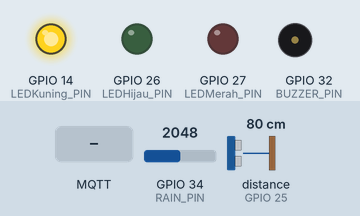
Bench run of a sketch on a simulated ESP32. Parts: output pins drawn as LEDs (lit = HIGH), buzzer (waves = sounding, pin HIGH). Wiring (inferred from the names in the program): ultrasonic range finder: trigger GPIO 33; echo GPIO 25. The test bench sets the inputs (shaded band); at power-on: distance to the obstacle (sensor on GPIO 25) 80 cm, GPIO 34 (RAIN_PIN) = 2048. The echo pulse lasts 58.3 µs per cm; WiFi joins after 1.5 s; servers stay silent unless stated; random numbers use the default seed unless the sketch sets one; no MQTT or app messages arrive unless stated; web services answer with replies made up by the test bench; pins used as bus, display or sensor lines are not drawn; what the sketch prints to the serial monitor is not drawn.

Above: at 2.7 s.
2.8 s: distance to the obstacle (sensor on GPIO 25) set to 6 cm
6.1 s: distance to the obstacle (sensor on GPIO 25) set to 3 cm
At 7.9 s:
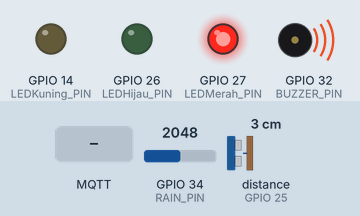
8.2 s: GPIO 34 (RAIN_PIN) set to 2866
11.2 s: distance to the obstacle (sensor on GPIO 25) set to 9 cm
At 12.4 s:
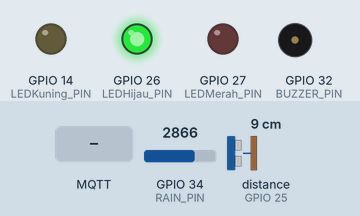
13.3 s: MQTT message "HUJAN LEBAT" arrives on the first subscribed topic
15.5 s: MQTT message "BAHAYA" arrives on the first subscribed topic
Timing chart, 0 to 18.5 s (numbered marks = the images above; inputs shaded):
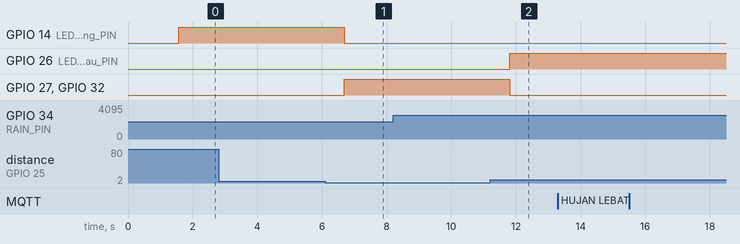

Measured:
- the behaviour switches between 5 and 4 cm on distance to the obstacle (sensor on GPIO 25) (found by bisection; images 0 and 1)
- after the input at 6.1 s, GPIO 14 (LEDKuning_PIN): HIGH → LOW after 0.59 s; GPIO 27 (LEDMerah_PIN), GPIO 32 (BUZZER_PIN): LOW → HIGH after 0.59 s
- after the input at 11.2 s, GPIO 26 (LEDHijau_PIN): LOW → HIGH after 0.62 s; GPIO 27 (LEDMerah_PIN), GPIO 32 (BUZZER_PIN): HIGH → LOW after 0.62 s

The sketch:

Source_code_Sistem_Bendungan.ino
```cpp
#include <Wire.h>
#include <ESP32Servo.h>
#include <WiFi.h>
#include <PubSubClient.h>
#include <WiFiClientSecure.h>
#include <HTTPClient.h>

// ================= WIFI & MQTT =================
#define WIFI_SSID     "E2R"
#define WIFI_PASS     "02MINYUK"
#define MQTT_SERVER   "broker.emqx.io"
#define MQTT_PORT     1883

// ================= TELEGRAM =================
#define TELEGRAM_BOT_TOKEN  "8308292051:AAFX-OlQLEFtsbZUJ3eZo8Fon-U7euHJs3M"
#define TELEGRAM_CHAT_ID    "-5114327615"
#define TELEGRAM_INTERVAL   10000

// ================= TOPIC MQTT =================
#define TOPIC_CONTROL     "ari/pa/control"
#define TOPIC_MODE        "ari/pa/mode"
#define TOPIC_BUZZER      "ari/pa/buzzer"
#define TOPIC_STATUS      "ari/pa/statuslevel"
#define TOPIC_JARAK       "ari/pa/jarakair"
#define TOPIC_HUJAN       "ari/pa/levelhujan"
#define TOPIC_SUBSCRIBE   "ari/pa/#"

// ================= PIN =================
#define TRIG_PIN      33
#define ECHO_PIN      25

#define LEDHijau_PIN  26
#define LEDKuning_PIN 14
#define LEDMerah_PIN  27

#define BUZZER_PIN    32
#define RAIN_PIN      34

// ================= PARAMETER KETINGGIAN AIR =================
#define BATAS_AMAN     7
#define BATAS_WASPADA  4

// ================= PARAMETER SENSOR HUJAN =================
#define HUJAN_LEBAT   2500
#define HUJAN_BIASA   3500

// ================= INTERVAL =================
#define PUBLISH_INTERVAL 1000

// ================= STATE =================
String modeSistem   = "AUTO";
String buzzerManual = "OFF";

// State tracking notifikasi Telegram (mencegah spam)
String kondisiSebelumnya  = "";
String hujanSebelumnya    = "";
unsigned long lastTelegram = 0;

WiFiClient   espClient;
PubSubClient mqttClient(espClient);

unsigned long lastPublish = 0;

// ================= KIRIM PESAN TELEGRAM =================
void kirimTelegram(String pesan) {
  // Cek jeda minimal antar pesan
  if (millis() - lastTelegram < TELEGRAM_INTERVAL) {
    Serial.println("[Telegram] Terlalu cepat, pesan ditunda.");
    return;
  }

  WiFiClientSecure clientSecure;
  clientSecure.setInsecure();

  HTTPClient http;
  String url = "https://api.telegram.org/bot" + String(TELEGRAM_BOT_TOKEN) + "/sendMessage";

  http.begin(clientSecure, url);
  http.addHeader("Content-Type", "application/json");

  pesan.replace("\"", "\\\"");

  String body = "{\"chat_id\":\"" + String(TELEGRAM_CHAT_ID) +
                "\",\"text\":\"" + pesan +
                "\",\"parse_mode\":\"HTML\"}";

  int httpCode = http.POST(body);

  if (httpCode == 200) {
    Serial.println("[Telegram] ✓ Pesan terkirim: " + pesan);
    lastTelegram = millis();
  } else {
    Serial.print("[Telegram] ✗ Gagal, HTTP code: ");
    Serial.println(httpCode);
  }

  http.end();
}

// ================= CEK & KIRIM NOTIFIKASI =================
void cekNotifikasiTelegram(String kondisi, String rainStatus, float jarak) {
  // ── Notifikasi HUJAN LEBAT (tanpa peduli kondisi air) ──
  if (rainStatus == "HUJAN LEBAT" && hujanSebelumnya != "HUJAN LEBAT") {
    String pesan = "<b>WASPADA BANJIR</b>\n"
                   "Hujan sedang lebat di area pemantauan.\n"
                   "Harap waspada dan pantau terus kondisi air!";
    kirimTelegram(pesan);
    hujanSebelumnya = "HUJAN LEBAT";
  }
  else if (rainStatus != "HUJAN LEBAT") {
    hujanSebelumnya = rainStatus;
  }

  // ── Notifikasi BAHAYA ketinggian air ──
  if (kondisi == "BAHAYA" && kondisiSebelumnya != "BAHAYA") {
    String pesan = "<b>BAHAYA BANJIR!</b>\n"
                   "Ketinggian air mencapai <b>" + String(jarak, 1) + " cm</b>\n"
                   "Status: BAHAYA — Segera ambil tindakan!";
    kirimTelegram(pesan);
    kondisiSebelumnya = "BAHAYA";
  }
  else if (kondisi != "BAHAYA") {
    // Kirim notifikasi pemulihan saat kondisi membaik dari BAHAYA
    if (kondisiSebelumnya == "BAHAYA") {
      String pesan = "<b>Kondisi Membaik</b>\n"
                     "Ketinggian air kini: <b>" + String(jarak, 1) + " cm</b>\n"
                     "Status: " + kondisi;
      kirimTelegram(pesan);
    }
    kondisiSebelumnya = kondisi;
  }
}

// ================= WIFI =================
void setupWifi() {
  Serial.print("Menghubungkan ke WiFi");
  WiFi.begin(WIFI_SSID, WIFI_PASS);

  while (WiFi.status() != WL_CONNECTED) {
    delay(500);
    Serial.print(".");
  }

  Serial.println("\nWiFi terhubung!");
  Serial.print("IP: ");
  Serial.println(WiFi.localIP());
}

// ================= MQTT CALLBACK =================
void mqttCallback(char* topic, byte* payload, unsigned int length) {
  String topicStr = String(topic);
  String pesan = "";

  for (int i = 0; i < length; i++) {
    pesan += (char)payload[i];
  }
  pesan.trim();

  Serial.println("\n[MQTT] Pesan masuk:");
  Serial.print("  Topic : "); Serial.println(topicStr);
  Serial.print("  Pesan : "); Serial.println(pesan);

  if (topicStr == TOPIC_CONTROL) {
    if (pesan == "MODE_AUTO") {
      modeSistem = "AUTO";
      Serial.println("  → Mode diubah ke AUTO");
      mqttClient.publish(TOPIC_MODE, "AUTO");
    }
    else if (pesan == "MODE_MANUAL") {
      modeSistem = "MANUAL";
      Serial.println("  → Mode diubah ke MANUAL");
      mqttClient.publish(TOPIC_MODE, "MANUAL");
    }
    else if (pesan == "BUZZER_ON") {
      if (modeSistem == "MANUAL") {
        buzzerManual = "ON";
        digitalWrite(BUZZER_PIN, HIGH);
        Serial.println("  → Buzzer ON (Manual)");
        mqttClient.publish(TOPIC_BUZZER, "ON");
      } else {
        Serial.println("  → BUZZER_ON diabaikan (mode AUTO)");
        mqttClient.publish(TOPIC_BUZZER, "AUTO");
      }
    }
    else if (pesan == "BUZZER_OFF") {
      if (modeSistem == "MANUAL") {
        buzzerManual = "OFF";
        digitalWrite(BUZZER_PIN, LOW);
        Serial.println("  → Buzzer OFF (Manual)");
        mqttClient.publish(TOPIC_BUZZER, "OFF");
      } else {
        Serial.println("  → BUZZER_OFF diabaikan (mode AUTO)");
        mqttClient.publish(TOPIC_BUZZER, "AUTO");
      }
    }
  }
}

// ================= MQTT RECONNECT =================
void mqttReconnect() {
  while (!mqttClient.connected()) {
    Serial.print("Menghubungkan ke MQTT broker...");
    String clientId = "ari-esp32-" + String(random(0xffff), HEX);

    if (mqttClient.connect(clientId.c_str())) {
      Serial.println(" terhubung!");
      mqttClient.subscribe(TOPIC_SUBSCRIBE);
      Serial.println("Subscribe ke: ari/pa/#");
    } else {
      Serial.print(" gagal, rc=");
      Serial.print(mqttClient.state());
      Serial.println(" coba lagi dalam 3 detik...");
      delay(3000);
    }
  }
}

// ================= SENSOR =================
float bacaJarak() {
  digitalWrite(TRIG_PIN, LOW);
  delayMicroseconds(2);
  digitalWrite(TRIG_PIN, HIGH);
  delayMicroseconds(10);
  digitalWrite(TRIG_PIN, LOW);

  long durasi = pulseIn(ECHO_PIN, HIGH);
  return durasi * 0.034 / 2;
}

int bacaHujan() {
  return analogRead(RAIN_PIN);
}

// ================= STATUS =================
String statusAir(float jarak) {
  if (jarak > BATAS_AMAN)          return "AMAN";
  else if (jarak >= BATAS_WASPADA) return "WASPADA";
  else                              return "BAHAYA";
}

String statusHujan(int nilaiHujan) {
  if (nilaiHujan <= HUJAN_LEBAT)       return "HUJAN LEBAT";
  else if (nilaiHujan <= HUJAN_BIASA)  return "HUJAN BIASA";
  else                                  return "TIDAK HUJAN";
}

// ================= LOGIKA KONDISI GABUNGAN =================
String kondisiSistem(float jarak, int rainValue) {
  if (jarak < BATAS_WASPADA) {
    return "BAHAYA";
  }
  else if (jarak <= BATAS_AMAN || rainValue <= HUJAN_LEBAT) {
    return "WASPADA";
  }
  else {
    return "AMAN";
  }
}

// ================= AKTUATOR =================
void aktifkanAktuator(String kondisi) {
  digitalWrite(LEDHijau_PIN,  LOW);
  digitalWrite(LEDKuning_PIN, LOW);
  digitalWrite(LEDMerah_PIN,  LOW);

  if (kondisi == "AMAN")         digitalWrite(LEDHijau_PIN,  HIGH);
  else if (kondisi == "WASPADA") digitalWrite(LEDKuning_PIN, HIGH);
  else if (kondisi == "BAHAYA")  digitalWrite(LEDMerah_PIN,  HIGH);

  if (modeSistem == "AUTO") {
    digitalWrite(BUZZER_PIN, (kondisi == "BAHAYA") ? HIGH : LOW);
  }
}

// ================= PUBLISH MQTT =================
void publishData(float jarak, String airStatus,
                 int rainValue, String rainStatus,
                 String kondisi) {

  mqttClient.publish(TOPIC_JARAK,  String(jarak, 1).c_str());
  mqttClient.publish(TOPIC_HUJAN,  (rainStatus + " (" + String(rainValue) + ")").c_str());
  mqttClient.publish(TOPIC_STATUS, kondisi.c_str());
  mqttClient.publish(TOPIC_MODE,   modeSistem.c_str());

  if (modeSistem == "AUTO") {
    mqttClient.publish(TOPIC_BUZZER, (kondisi == "BAHAYA") ? "ON" : "OFF");
  } else {
    mqttClient.publish(TOPIC_BUZZER, buzzerManual.c_str());
  }
}

// ================= SERIAL DASHBOARD =================
void tampilSerial(float jarak, String airStatus,
                  int rainValue, String rainStatus,
                  String kondisi) {
  Serial.println("\n========== Dashboard Sistem ==========");
  Serial.println("----- Mode -----");
  Serial.print("Mode Sistem    : "); Serial.println(modeSistem);
  if (modeSistem == "MANUAL") {
    Serial.print("Buzzer Manual  : "); Serial.println(buzzerManual);
  }
  Serial.println("----- Sensor -----");
  Serial.print("Ketinggian Air : "); Serial.print(jarak); Serial.println(" cm");
  Serial.print("Status Air     : "); Serial.println(airStatus);
  Serial.print("Nilai Hujan    : "); Serial.println(rainValue);
  Serial.print("Status Hujan   : "); Serial.println(rainStatus);
  Serial.println("----- Kondisi Sistem -----");
  Serial.print("KONDISI        : "); Serial.println(kondisi);
  Serial.println("======================================");
}

// ================= SETUP =================
void setup() {
  Serial.begin(115200);

  pinMode(TRIG_PIN,      OUTPUT);
  pinMode(ECHO_PIN,      INPUT);
  pinMode(LEDHijau_PIN,  OUTPUT);
  pinMode(LEDKuning_PIN, OUTPUT);
  pinMode(LEDMerah_PIN,  OUTPUT);
  pinMode(BUZZER_PIN,    OUTPUT);
  pinMode(RAIN_PIN,      INPUT);

  digitalWrite(LEDHijau_PIN,  LOW);
  digitalWrite(LEDKuning_PIN, LOW);
  digitalWrite(LEDMerah_PIN,  LOW);
  digitalWrite(BUZZER_PIN,    LOW);

  setupWifi();

  mqttClient.setServer(MQTT_SERVER, MQTT_PORT);
  mqttClient.setCallback(mqttCallback);

  // Kirim notifikasi sistem online ke Telegram
  kirimTelegram("<b>Sistem Monitoring Banjir Online</b>\nPerangkat siap memantau.");

  Serial.println("Sistem Monitoring Banjir Siap...");
}

// ================= LOOP =================
void loop() {
  if (!mqttClient.connected()) {
    mqttReconnect();
  }
  mqttClient.loop();

  float  jarak     = bacaJarak();
  int    rainValue = bacaHujan();

  String airStatus  = statusAir(jarak);
  String rainStatus = statusHujan(rainValue);
  String kondisi    = kondisiSistem(jarak, rainValue);

  aktifkanAktuator(kondisi);
  tampilSerial(jarak, airStatus, rainValue, rainStatus, kondisi);

  // ── CEK NOTIFIKASI TELEGRAM ──
  cekNotifikasiTelegram(kondisi, rainStatus, jarak);

  if (millis() - lastPublish >= PUBLISH_INTERVAL) {
    publishData(jarak, airStatus, rainValue, rainStatus, kondisi);
    lastPublish = millis();
  }

  delay(1000);
}
```
